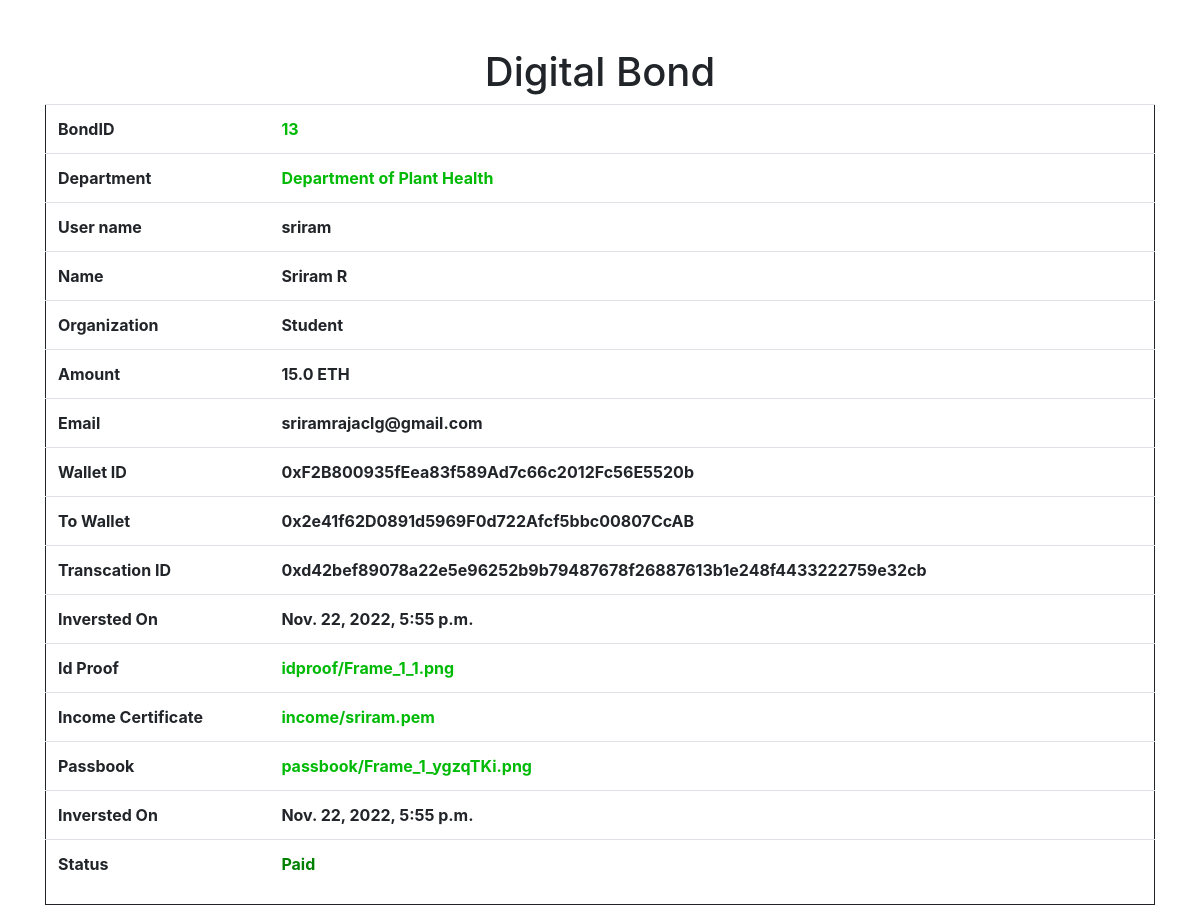
Page /bond/13 (signed in) on the committed database.
### core/models.py (models this page shows, shortened)
class Inverst(models.Model):
    dept = models.ForeignKey(Department, on_delete=models.CASCADE )
    user = models.ForeignKey(User,on_delete=models.CASCADE)
    name = models.CharField(max_length=255)
    org = models.CharField(max_length=255)
    amount = models.FloatField(default=0.0)
    id_proff = models.FileField(upload_to='idproof/')
    income_certificate = models.FileField(upload_to='income/')
    is_approved = models.BooleanField(default=False)
    email = models.EmailField()
    metamask_id = models.CharField(max_length=255,default='',blank=True)
    transction_hash = models.CharField(max_length=255,blank=True)
    passbook_copy = models.FileField(upload_to='passbook/')
    created = models.DateTimeField(auto_now_add=True)
    class Meta:
        ordering = ['-id']

class Department(models.Model):
    user = models.ForeignKey(User, on_delete=models.CASCADE,default=0)
    name = models.CharField(max_length=255,blank=True,unique=True)
    desc = models.TextField()
    url_img = models.URLField(default="https://upload.wikimedia.org/wikipedia/commons/thumb/d/d1/Image_not_available.png/640px-Image_not_available.png")
    active = models.BooleanField(default=True)
    crisis = models.TextField()
    allocation_amount = models.IntegerField(default=0)
    presentation_url = models.URLField(default="")
    fund = models.FloatField(blank=True,default=0)
    eth = models.FloatField(blank=True,default=0)
    raised = models.BooleanField(default=False)
    email = models.EmailField()
    metamask_id = models.CharField(max_length=255)
    deadline = models.DateField()
    created = models.DateTimeField(auto_now_add=True)
    updated = models.DateTimeField(auto_now_add=True)
    class Meta:
        ordering = ['-id']

class InversterProfile(models.Model):
    user = models.ForeignKey(User, on_delete=models.CASCADE)
    fname = models.CharField(blank=True,max_length=255)
    lname = models.CharField(blank=True,max_length=255)
    profile = models.ImageField(blank=True,upload_to='profile/')
    dob = models.DateField(blank=True)
    email = models.EmailField(blank=True)
    phone = models.IntegerField(blank=True)
    address = models.TextField(blank=True)
    org = models.CharField(max_length=255,blank=True)
    id_proff = models.FileField(upload_to='profileid/',blank=True)
    social_media = models.URLField(default='',blank=True)
    metamask_id = models.CharField(default='',blank=True,max_length=255)
    class Meta:
        ordering = ['-id']

### core/views.py (the view)
# urls.py: path("bond/<int:id>",gen_bond,name='bond'),
@login_required()
def gen_bond(request,id):
    context = {}
    user = request.user
    inverst = Inverst.objects.get(id=id)
    context['inverst'] = inverst
    profile = InversterProfile.objects.get(user=request.user)
    context['profile'] = profile
    return render(request, 'core/bond.html',context)

### templates/core/bond.html (shortened to what this page needs)
<!doctype html>
<html lang="en">
  <head>
    <link rel="stylesheet" href="https://cdn.jsdelivr.net/npm/bootstrap@4.1.3/dist/css/bootstrap.min.css">
  </head>
  <body>
    <br><br>
    <div class="container">
        <h1>Digital Bond</h1>
    </div>
    <div class="container">
        <table class="table">
            <tbody>
                <tr>
                    <th>BondID</th>
                    <th><a href="{% url 'bond' inverst.id %}">{{inverst.id}}</a></th>
                </tr>
            <tr>
                <th>Department</th>
                <th><a href="{% url 'detail' inverst.dept.id %}">{{inverst.dept.name}}</a></th>
            </tr>
            <tr>
                <th>User name</th>
                <th>{{user.username}}</th>
            </tr>
            <tr>
                <th>Name</th>
                <th>{{profile.fname}} {{profile.lname}}</th>
            </tr>
            <tr>
                <th>Organization</th>
                <th>{{inverst.org}}</th>
            </tr>
            <tr>
                <th>Amount</th>
                <th>{{inverst.amount}} ETH</th>
            </tr>
            <tr>
                <th>Email</th>
                <th>{{inverst.email}}</th>
            </tr>
            <tr>
                <th>Wallet ID</th>
                <th>{{inverst.metamask_id}}</th>
            </tr>
            <tr>
                <th>To Wallet</th>
                <th>{{inverst.dept.metamask_id}}</th>
            </tr>
            <tr>
                <th>Transcation ID</th>
                <th>{{inverst.transction_hash}}</th>
            </tr>
            <tr>
                <th>Inversted On</th>
                <th>{{inverst.created}}</th>
            </tr>
            <tr>
                <th>Id Proof</th>
                <th><a href="{{inverst.id_proff}}" download>{{inverst.id_proff.name}}</a></th>
            </tr>
            <tr>
                <th>Income Certificate</th>
                <th><a href="{{inverst.income_certificate}}" download>{{inverst.income_certificate.name}}</a></th>
            </tr>
            <tr>
                <th>Passbook</th>
                <th><a href="{{inverst.passbook_copy}}" download>{{inverst.passbook_copy.name}}</a></th>
            </tr>
           <tr>
                <th>Inversted On</th>
                <th>{{inverst.created}}</th>
            </tr>
            <tr>
                <th>Status</th>
                <th>{%if inverst.is_approved %} <p style="color: green;">Paid</p> {% else %}<p style="color: red;">Not Paid</p>{% endif %}</th>
            </tr>
            </tbody>
        </table>
    </div>
  </body>
</html>

### templates/core/bond.html (style rules this page uses)
body { text-align: center; }
table,tr { text-align: left; border: 1px solid; }
tbody { border: 1px solid; }
a { color: rgb(0, 186, 6) !important; }

### rows in the picture
Inverst: id "13", dept.name "Department of Plant Health", org "Student", amount "15.0", email "sriramrajaclg@gmail.com", metamask_id "0xF2B800935fEea83f589Ad7c66c2012Fc56E5520b", dept.metamask_id "0x2e41f62D0891d5969F0d722Afcf5bbc00807CcAB", transction_hash "0xd42bef89078a22e5e96252b9b79487678f26887613b1e248f4433222759e32cb", created "Nov. 22, 2022, 5:55 p.m.", id_proff.name "idproof/Frame_1_1.png", income_certificate.name "income/sriram.pem", passbook_copy.name "passbook/Frame_1_ygzqTKi.png"
InversterProfile: fname "Sriram", lname "R"

### other values in the picture
{{ user.username }} "sriram"
